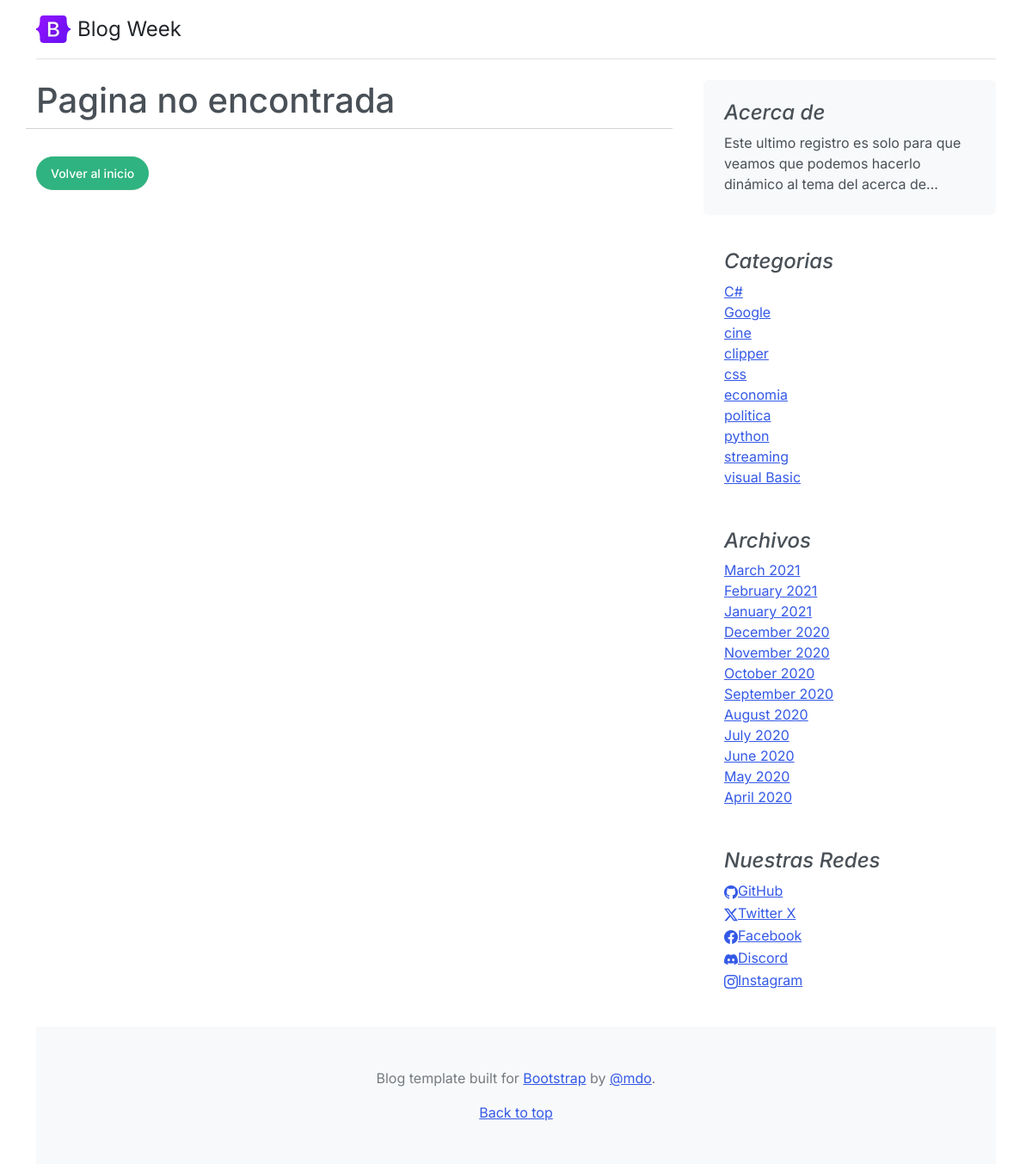
Before: /author/4 with the older database file.
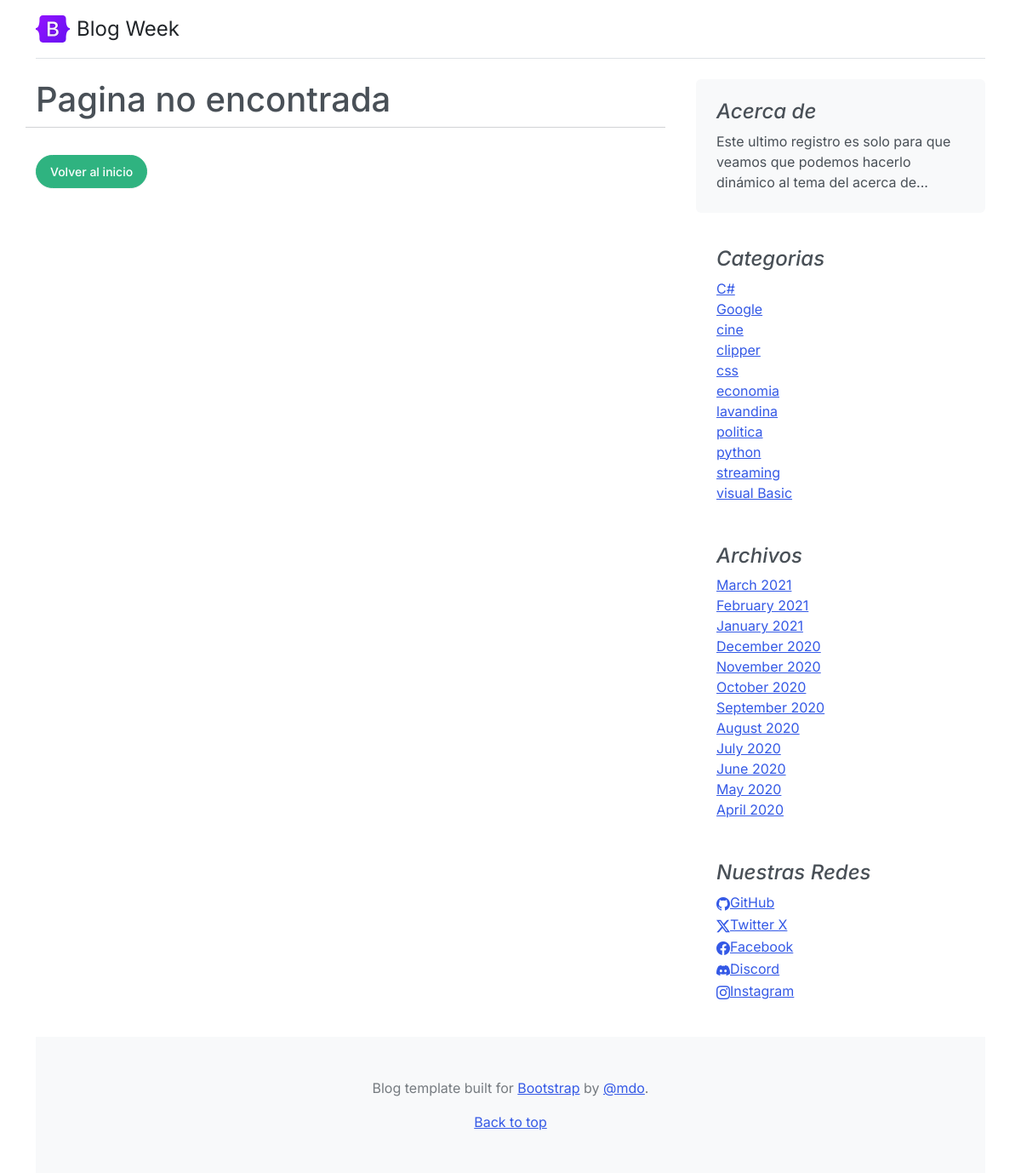
After: the same page with the newer database file.
### core/models.py (models this page shows, shortened)
class Category(models.Model):
    name = models.CharField(max_length=200, unique=True, verbose_name='Nombre')
    active = models.BooleanField(default=True, verbose_name='Activo')
    created = models.DateTimeField(
        auto_now_add=True, verbose_name='Fecha de creacion')
    updated = models.DateTimeField(
        auto_now=True, verbose_name='Fecha de modificacion')
    class Meta:
        verbose_name = 'Categoria'
        verbose_name_plural = 'Categorias'
        db_table = 'categoria'
        ordering = ['name']

### core/views.py (the view)
# urls.py: path('author/<int:author_id>',author, name="author"),
def author(request, author_id):
    try:
        author=get_object_or_404(User, id=author_id)
        data={
            'author' : author,
        }
        return render(request, 'core/author.html', data)
    except:
        return render(request, 'core/404.html')

### core/models.py (called while the page is built)
    def __str__(self):
        return self.description

### core/processors.py (called while the page is built)
def ctx_dic_about(request):
    ctx_about = {}
    ctx_about['ABOUT'] = About.objects.latest('created')
    return ctx_about

def ctx_dic_category(request):
    ctx_category= {}
    ctx_category['categories']=Category.objects.filter(active=True)
    return ctx_category

def ctx_dic_link(request):
    ctx_link = {}
    links = Link.objects.all()
    for link in links:
        ctx_link[link.key] = {'url': link.url, 'icon': link.icon}
    return ctx_link

### core/templates/core/404.html
{% extends 'core/base.html' %}
{% load static %}
{% block content %}
<h1> Pagina no encontrada </h1>
    <hr>
    {% if request.path != '/' %}
        <div class="my-3">
            <a class="btn btn-success rounded-pill" href={% url 'home' %}>Volver al inicio</a>
        </div>
    {% endif %}
{% endblock content %}

### core/templates/core/base.html (shortened to what the changed rows need)
<!DOCTYPE html>
<html lang="en">
<head>
    {% load static %}
    <link rel="stylesheet" href="https://cdn.jsdelivr.net/npm/bootstrap-icons@1.11.3/font/bootstrap-icons.min.css">
    <link href="{% static 'core/css/bootstrap.min.css' %}" rel="stylesheet">
    <link href= {% static 'core/css/blog.css' %} rel="stylesheet">
</head>
<body>
    <div class="container">
    <main>
        <div class="row g-5">
            <div class="col-md-8">
                <div class="row mb-2">
                    {% block content %}{% endblock content %}
                </div>
            </div>
            <aside class="col-md-4">
                <div class="position-sticky" style="top: 2rem;">
                    <div class="p-4">
                        <ol class="list-unstyled mb-0">
                            {% for item in categories %}
                                <li><a href={% url 'category' item.id %}>{{ item.name }}</a></li>
                            {% endfor %}
                        </ol>
                    </div>
                </div>
            </aside>
        </div>
    </main>
    </div>
</body>
</html>

Changed rows visible on the page:
now on this page (row edited): Category: name "lavandina"
